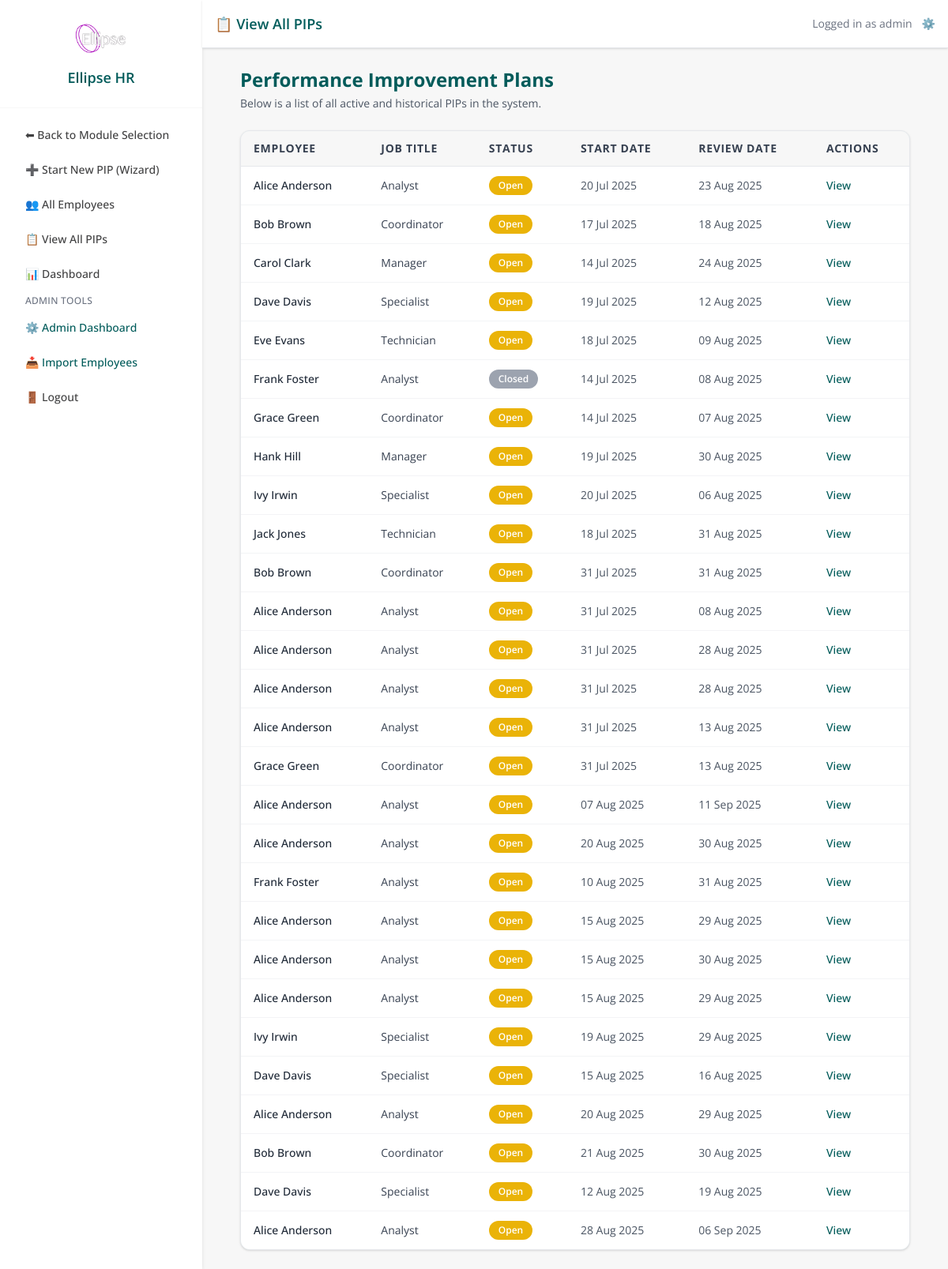
/pip/list (signed in), run on an earlier commit of the app's database.
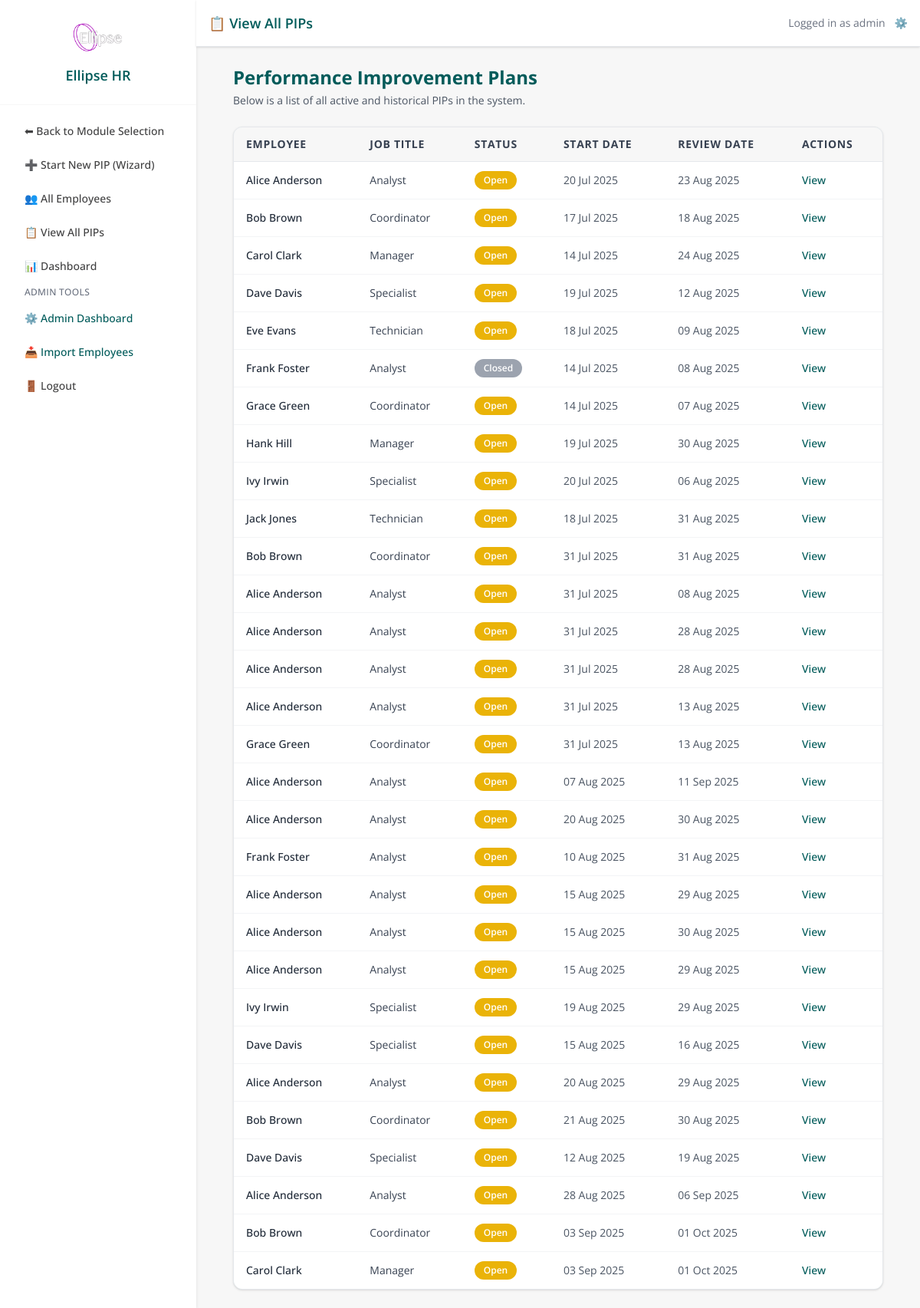
And on a later commit of the database.
### models.py (models this page shows, shortened)
class User(db.Model, UserMixin):
    id = db.Column(db.Integer, primary_key=True)
    username = db.Column(db.String(80), unique=True, nullable=False)
    email = db.Column(db.String(120), unique=True, nullable=False)
    password_hash = db.Column(db.String(200), nullable=False)
    admin_level = db.Column(db.Integer, default=0)  # 0 = line mgr, 1 = admin, 2 = superuser
    team_id = db.Column(db.Integer, nullable=True)
    def is_superuser(self):
        return self.admin_level == 2

class PIPRecord(db.Model):
    __tablename__ = 'pip_record'
    id = db.Column(db.Integer, primary_key=True)
    employee_id = db.Column(db.Integer, db.ForeignKey('employee.id'), nullable=False)
    concerns = db.Column(db.Text, nullable=False)
    start_date = db.Column(db.Date, nullable=False)
    review_date = db.Column(db.Date, nullable=False)
    meeting_notes = db.Column(db.Text)
    status = db.Column(db.String(20), default='Open')
    created_by = db.Column(db.String(100))
    created_at = db.Column(db.DateTime, default=datetime.utcnow)
    last_updated = db.Column(db.DateTime, default=datetime.utcnow, onupdate=datetime.utcnow)
    ai_advice = db.Column(db.Text)
    ai_advice_generated_at = db.Column(db.DateTime)
    capability_meeting_date = db.Column(db.DateTime, nullable=True)
    capability_meeting_time = db.Column(db.String, nullable=True)
    capability_meeting_venue = db.Column(db.String, nullable=True)
    concern_category = db.Column(db.String(100))
    severity = db.Column(db.String(50))
    frequency = db.Column(db.String(50))
    tags = db.Column(db.Text)
    ai_summary = db.Column(db.Text, nullable=True)
    ai_action_suggestions = db.Column(JSON, nullable=True)
    ai_next_up = db.Column(JSON, nullable=True)
    ai_actions_accepted = db.Column(JSON, nullable=True)
    outcome_status = db.Column(db.String(50), nullable=True)  # e.g., Successful, Extended, Unsuccessful
    outcome_notes = db.Column(db.Text, nullable=True)
    employee = db.relationship('Employee', back_populates='pips')
    action_items = db.relationship(
        'PIPActionItem',
        back_populates='pip_record',
        cascade='all, delete-orphan',
        lazy=True
    )
    timeline_events = db.relationship(
        'TimelineEvent',
        back_populates='pip_record',
        cascade='all, delete-orphan',
        lazy=True
    )

class Employee(db.Model):
    id = db.Column(db.Integer, primary_key=True)
    first_name = db.Column(db.String(100))
    last_name = db.Column(db.String(100))
    job_title = db.Column(db.String(100))
    line_manager = db.Column(db.String(100))
    service = db.Column(db.String(100))
    start_date = db.Column(db.Date)
    team_id = db.Column(db.Integer)
    email = db.Column(db.String(120), nullable=True)
    pips = db.relationship('PIPRecord', back_populates='employee', lazy=True)

### app.py (the view)
@app.route('/pip/list')
@login_required
def pip_list():
    pips = PIPRecord.query.join(Employee).all()
    return render_template('pip_list.html', pips=pips)

### app.py (called while the page is built)
@app.context_processor
def inject_module():
    return dict(active_module=session.get('active_module'))

@app.context_processor
def inject_csrf_token():
    return dict(csrf_token=generate_csrf)

@login_manager.user_loader
def load_user(user_id):
    return db.session.get(User, int(user_id))

@app.before_request
def set_active_module():
    path = request.path.lower()
    if path.startswith('/pip/') or \
       path.startswith('/employee/') or \
       path in ['/dashboard', '/pip_list', '/employee/list', '/employee/add', '/pip/select-employee']:
        session['active_module'] = 'PIP'
    elif path.startswith('/probation/'):
        session['active_module'] = 'Probation'
    elif path == '/':
        session.pop('active_module', None)

@app.context_processor
def inject_csrf_token():
    return dict(csrf_token=generate_csrf)

### templates/pip_list.html (shortened to what this page needs)
{% extends 'base.html' %}
{% block page_title %}📋 View All PIPs{% endblock %}
{% block content %}
<div class="max-w-6xl mx-auto px-4 sm:px-6">
  <div class="mb-6">
    <h2 class="text-xl sm:text-2xl font-bold text-ellipse-teal mb-1">Performance Improvement Plans</h2>
    <p class="text-sm text-gray-600">Below is a list of all active and historical PIPs in the system.</p>
  </div>
  {% if pips %}
    <div class="overflow-x-auto bg-[#e6f3f3] border border-gray-200 shadow rounded-xl">
      <table class="min-w-full divide-y divide-gray-200 text-xs sm:text-sm text-left">
        <thead class="bg-ellipse-light text-gray-700 font-medium uppercase tracking-wider">
          <tr>
            <th class="px-2 sm:px-4 py-3 whitespace-nowrap">Employee</th>
            <th class="px-2 sm:px-4 py-3 whitespace-nowrap">Job Title</th>
            <th class="px-2 sm:px-4 py-3 whitespace-nowrap">Status</th>
            <th class="px-2 sm:px-4 py-3 whitespace-nowrap">Start Date</th>
            <th class="px-2 sm:px-4 py-3 whitespace-nowrap">Review Date</th>
            <th class="px-2 sm:px-4 py-3 whitespace-nowrap">Actions</th>
          </tr>
        </thead>
        <tbody class="divide-y divide-gray-100 bg-white">
          {% for pip in pips %}
            <tr class="hover:bg-ellipse-light/40 transition">
              <td class="px-2 sm:px-4 py-3 font-medium text-gray-800 whitespace-nowrap">
                {{ pip.employee.first_name }} {{ pip.employee.last_name }}
              </td>
              <td class="px-2 sm:px-4 py-3 text-gray-700 whitespace-nowrap">
                {{ pip.employee.job_title }}
              </td>
              <td class="px-2 sm:px-4 py-3 whitespace-nowrap">
                {% if pip.status == 'Open' %}
                  <span class="inline-block px-3 py-1 text-xs font-semibold text-white bg-yellow-500 rounded-full">Open</span>
                {% elif pip.status == 'Completed' %}
                  <span class="inline-block px-3 py-1 text-xs font-semibold text-white bg-green-600 rounded-full">Completed</span>
                {% elif pip.status == 'Overdue' %}
                  <span class="inline-block px-3 py-1 text-xs font-semibold text-white bg-red-600 rounded-full">Overdue</span>
                {% else %}
                  <span class="inline-block px-3 py-1 text-xs font-semibold text-white bg-gray-400 rounded-full">{{ pip.status }}</span>
                {% endif %}
              </td>
              <td class="px-2 sm:px-4 py-3 text-gray-600 whitespace-nowrap">
                {{ pip.start_date.strftime('%d %b %Y') }}
              </td>
              <td class="px-2 sm:px-4 py-3 text-gray-600 whitespace-nowrap">
                {{ pip.review_date.strftime('%d %b %Y') }}
              </td>
              <td class="px-2 sm:px-4 py-3 whitespace-nowrap">
                <a href="{{ url_for('pip_detail', id=pip.id) }}"
                   class="text-xs sm:text-sm font-medium text-ellipse-teal hover:underline"
                   aria-label="View PIP for {{ pip.employee.first_name }} {{ pip.employee.last_name }}">
                  View
                </a>
              </td>
            </tr>
          {% endfor %}
        </tbody>
      </table>
    </div>
  {% else %}
    <div class="bg-[#e6f3f3] p-6 rounded-xl shadow border border-gray-200 text-center">
      <p class="text-gray-600">No PIPs found.</p>
    </div>
  {% endif %}
</div>
{% endblock %}

### templates/base.html (shortened to what this page needs)
<!DOCTYPE html>
<html lang="en">
<head>
  <link rel="stylesheet" href="{{ url_for('static', filename='css/tokens.css') }}">
  <link rel="stylesheet" href="{{ url_for('static', filename='css/ui.css') }}">
  <script src="https://cdn.tailwindcss.com"></script>
</head>
<body class="text-ellipse-gray font-sans overflow-x-hidden {% if layout != 'fullscreen' %}bg-ellipse-light min-h-screen{% endif %}">
{% if layout != 'fullscreen' %}
<div class="flex flex-col md:flex-row min-h-screen">
  {% if active_module %}
  <aside id="sidebarMenu" class="w-full md:w-64 bg-white shadow-md hidden md:block">
    <div class="p-6 border-b border-ellipse-light text-center">
      <img src="{{ url_for('static', filename='images/logo.avif') }}" alt="Ellipse HR Logo" class="h-12 w-auto mx-auto mb-3" />
      <h1 class="text-lg font-semibold text-ellipse-teal">Ellipse HR</h1>
    </div>
    <nav class="p-4 space-y-2 text-sm font-medium">
      <a href="{{ url_for('home') }}" class="block px-4 py-2 rounded hover:bg-ellipse-light text-ellipse-gray">⬅ Back to Module Selection</a>
      {% if active_module == 'PIP' %}
        <a href="{{ url_for('create_pip_wizard') }}"
           class="block px-4 py-2 rounded hover:bg-ellipse-light text-ellipse-gray {% if request.endpoint == 'create_pip_wizard' %}bg-ellipse-light font-semibold text-ellipse-teal{% endif %}">
          ➕ Start New PIP (Wizard)
        </a>
        <a href="{{ url_for('employee_list') }}" class="block px-4 py-2 rounded hover:bg-ellipse-light text-ellipse-gray">👥 All Employees</a>
        <a href="{{ url_for('pip_list') }}" class="block px-4 py-2 rounded hover:bg-ellipse-light text-ellipse-gray">📋 View All PIPs</a>
        <a href="{{ url_for('dashboard') }}" class="block px-4 py-2 rounded hover:bg-ellipse-light text-ellipse-gray">📊 Dashboard</a>
      {% endif %}
      {% if current_user.is_authenticated and current_user.is_superuser() %}
        <div class="mt-4 mb-1 text-xs uppercase tracking-wide text-gray-500 px-4">Admin Tools</div>
        <a href="{{ url_for('admin_dashboard') }}" class="block px-4 py-2 rounded hover:bg-ellipse-light text-[#005b5a] {% if request.endpoint == 'admin_dashboard' %}bg-ellipse-light font-semibold{% endif %}">⚙️ Admin Dashboard</a>
        <a href="{{ url_for('employee_import') }}" class="block px-4 py-2 rounded hover:bg-ellipse-light text-[#005b5a] {% if request.endpoint == 'employee_import' %}bg-ellipse-light font-semibold{% endif %}">📥 Import Employees</a>
      {% endif %}
      <a href="{{ url_for('logout') }}" class="block px-4 py-2 rounded hover:bg-ellipse-light text-ellipse-gray">🚪 Logout</a>
    </nav>
  </aside>
  {% endif %}
{% endif %}
<main class="flex-1">
  {% if layout != 'fullscreen' and active_module %}
  <header class="bg-white shadow p-4 flex justify-between items-center border-b border-gray-200">
    <h2 class="text-lg font-semibold text-ellipse-teal">{% block page_title %}{% endblock %}</h2>
    <div class="flex items-center space-x-3 text-sm text-gray-500">
      <span>Logged in as {{ current_user.username }}</span>
      {% if current_user.is_authenticated and current_user.is_superuser() %}
        <a href="{{ url_for('admin_dashboard') }}" class="text-ellipse-teal hover:text-ellipse-hover" title="Admin Tools">⚙️</a>
      {% endif %}
    </div>
  </header>
  {% endif %}
  <div class="{% if layout != 'fullscreen' %}p-4 sm:p-6 max-w-7xl mx-auto{% endif %}">
    {% block content %}{% endblock %}
  </div>
</main>
{% if layout != 'fullscreen' %}
</div>
{% endif %}
</body>
</html>

### static/css/tokens.css (style rules this page uses)
:root { --color-brand-50: #e8f3f2; --color-brand-100: #cfe7e6; --color-brand-200: #a4d1cf; --color-brand-300: #75bbb7; --color-brand-400: #2e9e99; --color-brand-500: #008a86; --color-brand-600: #005b5a; --color-brand-700: #004746; --color-brand-800: #003635; --color-brand-900: #012929; --color-bg: #ffffff; --color-surface: #ffffff; --color-text: #111827; --color-subtle: #6b7280; --color-border: #e5e7eb; --color-success: #10b981; --color-warning: #f59e0b; --color-danger: #ef4444; --color-info: #3b82f6; --color-focus: rgba(0, 91, 90, 0.25); --space-0: 0; --space-1: 0.25rem; --space-2: 0.5rem; --space-3: 0.75rem; --space-4: 1rem; --space-5: 1.25rem; --space-6: 1.5rem; --radius-sm: 0.375rem; --radius-md: 0.5rem; --radius-lg: 0.75rem; --radius-xl: 1rem; --shadow-sm: 0 1px 2px rgba(0,0,0,0.06); --shadow-md: 0 4px 10px rgba(0,0,0,0.08); --font-sans: ui-sans-serif, system-ui, -apple-system, Segoe UI, Roboto, Inter, "Helvetica Neue", Arial, "Noto Sans", "Apple Color Emoji", "Segoe UI Emoji"; --fs-xs: 0.75rem; --fs-sm: 0.875rem; --fs-base: 1rem; --fs-lg: 1.125rem; --fs-xl: 1.25rem; }
.text-ellipse-teal { color: var(--color-brand-600); }
:where(button, [type="button"], [type="submit"], a, input, select, textarea):focus { outline: 2px solid transparent; box-shadow: 0 0 0 3px var(--color-focus); border-radius: inherit; }

### static/css/ui.css (style rules this page uses)
html, body { color: var(--color-text); background: var(--color-bg); font-family: var(--font-sans); font-size: var(--fs-base); }

### templates/base.html (style rules this page uses)
:root { --brand-primary:#005b5a; --brand-primary-600:#004746; --brand-bg:#f8fafc; --text:#111827; --muted:#6b7280; --radius:12px; }
body { color:var(--text); background:var(--brand-bg); }

What changed in the data, as far as the page shows it:
added PIPRecord: employee.first_name "Bob", employee.last_name "Brown", employee.job_title "Coordinator", status "Open", start_date "03 Sep 2025", review_date "01 Oct 2025"
added PIPRecord: employee.first_name "Carol", employee.last_name "Clark", employee.job_title "Manager", status "Open", start_date "03 Sep 2025", review_date "01 Oct 2025"
